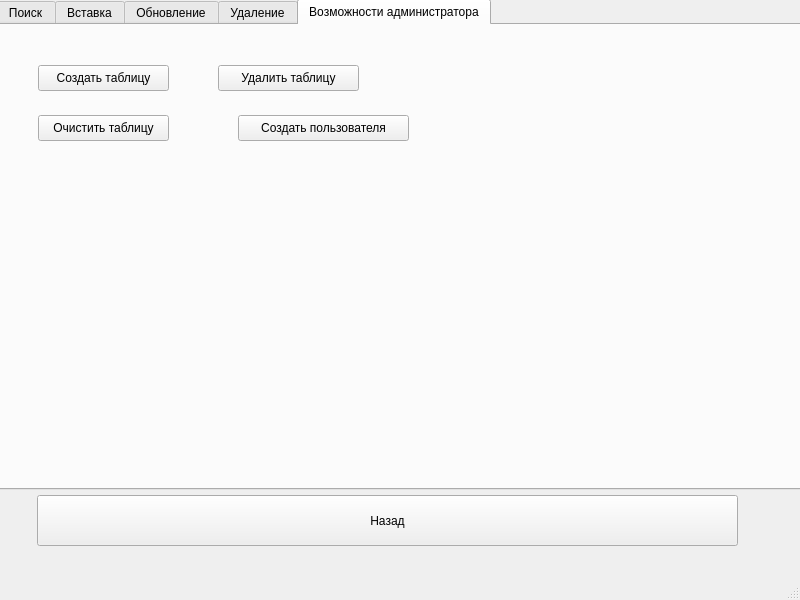
<?xml version="1.0" encoding="UTF-8"?>
<ui version="4.0">
 <class>MainWindow</class>
 <widget class="QMainWindow" name="MainWindow">
  <property name="geometry">
   <rect>
    <x>0</x>
    <y>0</y>
    <width>800</width>
    <height>600</height>
   </rect>
  </property>
  <property name="windowTitle">
   <string>MainWindow</string>
  </property>
  <widget class="QWidget" name="centralwidget">
   <widget class="QTabWidget" name="tabWidget">
    <property name="geometry">
     <rect>
      <x>-4</x>
      <y>-1</y>
      <width>811</width>
      <height>491</height>
     </rect>
    </property>
    <property name="currentIndex">
     <number>4</number>
    </property>
    <widget class="QWidget" name="tab">
     <attribute name="title">
      <string>Поиск</string>
     </attribute>
     <widget class="QLineEdit" name="search_input">
      <property name="geometry">
       <rect>
        <x>10</x>
        <y>50</y>
        <width>231</width>
        <height>26</height>
       </rect>
      </property>
     </widget>
     <widget class="QLabel" name="label">
      <property name="geometry">
       <rect>
        <x>10</x>
        <y>10</y>
        <width>171</width>
        <height>18</height>
       </rect>
      </property>
      <property name="text">
       <string>Поиск по имени автора</string>
      </property>
     </widget>
     <widget class="QPushButton" name="searchButton">
      <property name="geometry">
       <rect>
        <x>270</x>
        <y>50</y>
        <width>88</width>
        <height>26</height>
       </rect>
      </property>
      <property name="text">
       <string>Поиск</string>
      </property>
     </widget>
     <widget class="QTextBrowser" name="search_textBrowser">
      <property name="geometry">
       <rect>
        <x>10</x>
        <y>100</y>
        <width>761</width>
        <height>351</height>
       </rect>
      </property>
     </widget>
    </widget>
    <widget class="QWidget" name="tab_2">
     <attribute name="title">
      <string>Вставка</string>
     </attribute>
     <widget class="QLabel" name="label_2">
      <property name="geometry">
       <rect>
        <x>20</x>
        <y>10</y>
        <width>571</width>
        <height>18</height>
       </rect>
      </property>
      <property name="text">
       <string>&lt;html&gt;&lt;head/&gt;&lt;body&gt;&lt;p&gt;Вставить запись (Формат:  isbn, name, description, date(yyyy-mm-dd), author_name)&lt;/p&gt;&lt;/body&gt;&lt;/html&gt;</string>
      </property>
     </widget>
     <widget class="QLineEdit" name="insert_input">
      <property name="geometry">
       <rect>
        <x>20</x>
        <y>40</y>
        <width>621</width>
        <height>26</height>
       </rect>
      </property>
     </widget>
     <widget class="QPushButton" name="insertButton">
      <property name="geometry">
       <rect>
        <x>270</x>
        <y>100</y>
        <width>191</width>
        <height>26</height>
       </rect>
      </property>
      <property name="text">
       <string>Вставить</string>
      </property>
     </widget>
    </widget>
    <widget class="QWidget" name="tab_3">
     <attribute name="title">
      <string>Обновление</string>
     </attribute>
     <widget class="QLabel" name="label_3">
      <property name="geometry">
       <rect>
        <x>30</x>
        <y>10</y>
        <width>161</width>
        <height>18</height>
       </rect>
      </property>
      <property name="text">
       <string>Обновить запись по id</string>
      </property>
     </widget>
     <widget class="QLabel" name="label_4">
      <property name="geometry">
       <rect>
        <x>30</x>
        <y>50</y>
        <width>66</width>
        <height>18</height>
       </rect>
      </property>
      <property name="text">
       <string>id</string>
      </property>
     </widget>
     <widget class="QLabel" name="label_5">
      <property name="geometry">
       <rect>
        <x>240</x>
        <y>50</y>
        <width>511</width>
        <height>18</height>
       </rect>
      </property>
      <property name="text">
       <string>Запись (Формат: isbn, name, description, date(yyyy-mm-dd), author_name)</string>
      </property>
     </widget>
     <widget class="QLineEdit" name="lineEdit">
      <property name="geometry">
       <rect>
        <x>20</x>
        <y>90</y>
        <width>61</width>
        <height>26</height>
       </rect>
      </property>
     </widget>
     <widget class="QLineEdit" name="lineEdit_2">
      <property name="geometry">
       <rect>
        <x>160</x>
        <y>90</y>
        <width>611</width>
        <height>26</height>
       </rect>
      </property>
     </widget>
     <widget class="QPushButton" name="updateButton">
      <property name="geometry">
       <rect>
        <x>77</x>
        <y>130</y>
        <width>631</width>
        <height>26</height>
       </rect>
      </property>
      <property name="text">
       <string>Обновить</string>
      </property>
     </widget>
    </widget>
    <widget class="QWidget" name="tab_4">
     <attribute name="title">
      <string>Удаление</string>
     </attribute>
     <widget class="QLabel" name="label_6">
      <property name="geometry">
       <rect>
        <x>20</x>
        <y>20</y>
        <width>211</width>
        <height>21</height>
       </rect>
      </property>
      <property name="text">
       <string>Удалить запись по названию</string>
      </property>
     </widget>
     <widget class="QLineEdit" name="delete_input">
      <property name="geometry">
       <rect>
        <x>20</x>
        <y>60</y>
        <width>391</width>
        <height>26</height>
       </rect>
      </property>
     </widget>
     <widget class="QPushButton" name="deleteButton">
      <property name="geometry">
       <rect>
        <x>20</x>
        <y>120</y>
        <width>391</width>
        <height>26</height>
       </rect>
      </property>
      <property name="text">
       <string>Удалить</string>
      </property>
     </widget>
    </widget>
    <widget class="QWidget" name="tab_5">
     <attribute name="title">
      <string>Возможности администратора</string>
     </attribute>
     <widget class="QPushButton" name="createDbButton">
      <property name="geometry">
       <rect>
        <x>40</x>
        <y>40</y>
        <width>131</width>
        <height>26</height>
       </rect>
      </property>
      <property name="text">
       <string>Создать таблицу</string>
      </property>
     </widget>
     <widget class="QPushButton" name="deleteDbButton">
      <property name="geometry">
       <rect>
        <x>220</x>
        <y>40</y>
        <width>141</width>
        <height>26</height>
       </rect>
      </property>
      <property name="text">
       <string>Удалить таблицу</string>
      </property>
     </widget>
     <widget class="QPushButton" name="clearDbButton">
      <property name="geometry">
       <rect>
        <x>40</x>
        <y>90</y>
        <width>131</width>
        <height>26</height>
       </rect>
      </property>
      <property name="text">
       <string>Очистить таблицу</string>
      </property>
     </widget>
     <widget class="QPushButton" name="createUserButton">
      <property name="geometry">
       <rect>
        <x>240</x>
        <y>90</y>
        <width>171</width>
        <height>26</height>
       </rect>
      </property>
      <property name="text">
       <string>Создать пользователя</string>
      </property>
     </widget>
    </widget>
   </widget>
   <widget class="QPushButton" name="backButton">
    <property name="geometry">
     <rect>
      <x>37</x>
      <y>495</y>
      <width>701</width>
      <height>51</height>
     </rect>
    </property>
    <property name="text">
     <string>Назад</string>
    </property>
   </widget>
  </widget>
  <widget class="QMenuBar" name="menubar">
   <property name="geometry">
    <rect>
     <x>0</x>
     <y>0</y>
     <width>800</width>
     <height>23</height>
    </rect>
   </property>
  </widget>
  <widget class="QStatusBar" name="statusbar"/>
 </widget>
 <resources/>
 <connections/>
</ui>
